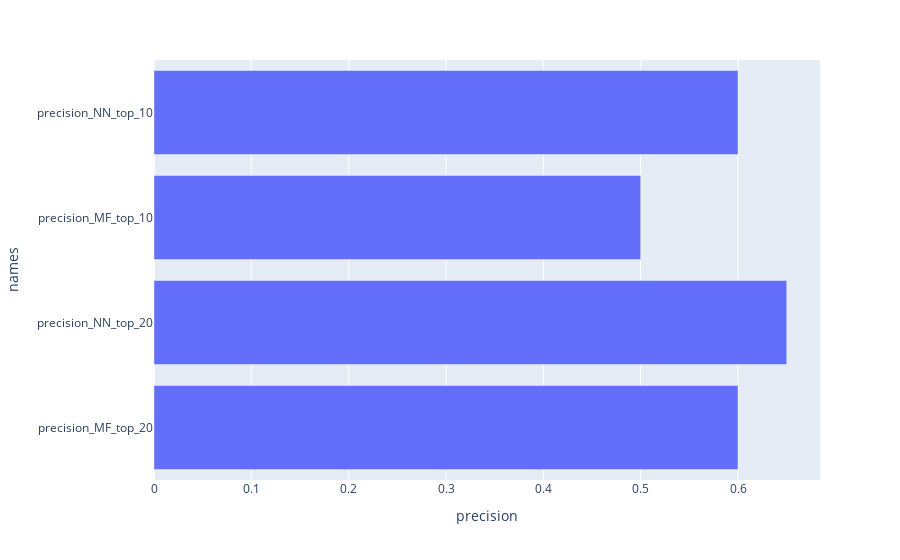

Here is the notebook cell this chart was saved with:
### Code cell
fig = px.bar(precision_df, x='precision',y = 'names')
fig.show()

### Figure 1 — Plotly figure (JSON) as saved in the notebook; plotly's stock layout.template omitted (floating-point values rounded to 4 significant figures)
{"data": [{"alignmentgroup": "True", "hovertemplate": "precision=%{x}<br>names=%{y}<extra></extra>", "legendgroup": "", "marker": {"color": "#636efa", "pattern": {"shape": ""}}, "name": "", "offsetgroup": "", "orientation": "h", "showlegend": false, "textposition": "auto", "type": "bar", "x": [0.6, 0.65, 0.5, 0.6], "xaxis": "x", "y": ["precision_MF_top_20", "precision_NN_top_20", "precision_MF_top_10", "precision_NN_top_10"], "yaxis": "y"}], "layout": {"autosize": true, "barmode": "relative", "legend": {"tracegroupgap": 0}, "margin": {"t": 60}, "xaxis": {"anchor": "y", "autorange": true, "domain": [0, 1], "range": [0, 0.6842], "title": {"text": "precision"}, "type": "linear"}, "yaxis": {"anchor": "x", "autorange": true, "domain": [0, 1], "range": [-0.5, 3.5], "title": {"text": "names"}, "type": "category"}}}
